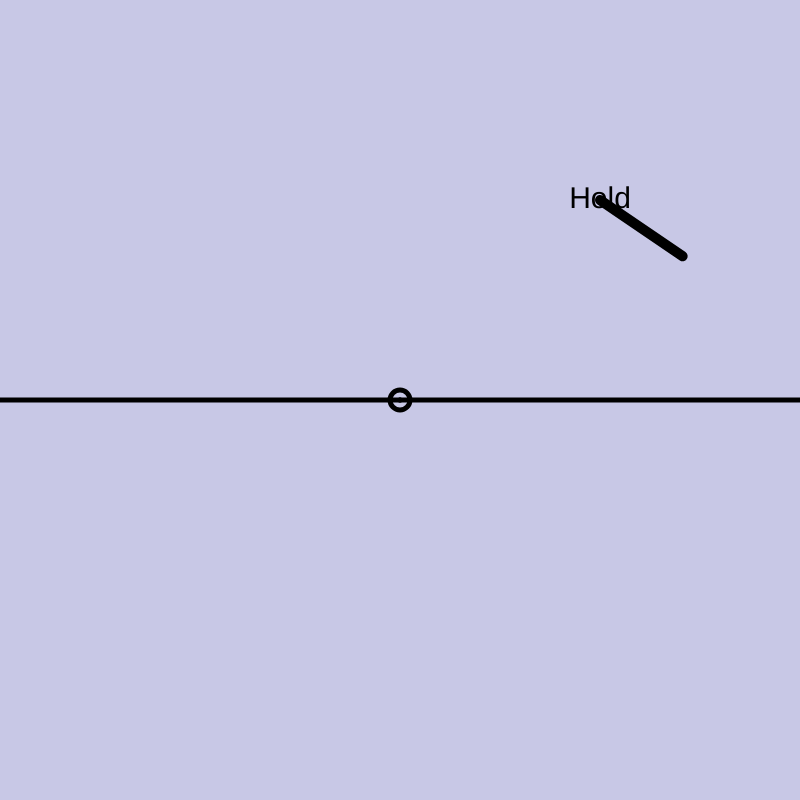
Frame 1 (no input)
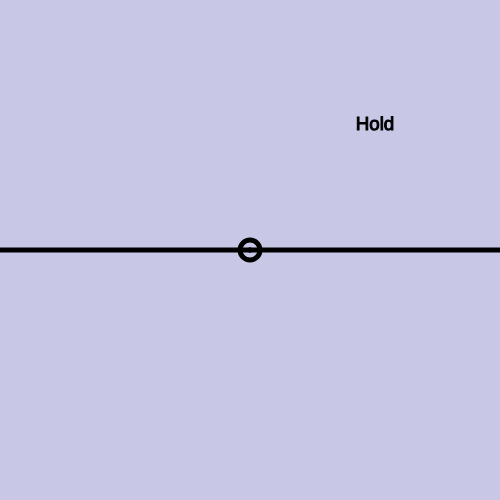
Frame 60 (no input)
Frame 120 (the mouse pressed at the canvas centre since frame 60): identical to frame 60, image omitted

The p5.js sketch that drew these frames (run headless with seeded random() and noise() and a simulated clock; from frame 60 on, the mouse is pressed at the canvas centre):

// p5.js sketch
// ── sketch.js
let mouseLocation;
let grabbed = false;
let pressed = false;
var bogen;
var ball;
let shot = false;
let flying = false;
let time;
let scales = 1;
let w,h;
let pushed = false;
let power = 0;
let seconds = 600;
let linex,liney;
let angle = 290;

function setup() {
  w = 800;
  h = 800;
 createCanvas(w, h);
 time = 0;
 linex = 100*sin(2000);
 liney = 100*cos(2000);
 mouseLocation = createVector(0,0);
 bogen = new Bogen(createVector(400*scales,400*scales),3);
 ball = new Ball(1,createVector(2,2));
}

function draw() {
  
  createCanvas(w, h);
  background(200, 200, 230);
  linex = 100*sin(angle);
  liney = 100*cos(angle);
  fill(255);
  
  textAlign(CENTER, CENTER);
  textSize(24*scales);
  strokeWeight(10);
  line(600,200,600+linex,200+liney);
  fill(0);
  strokeWeight(1);
  textSize(30*scales);
  text("Hold", 600*scales, 200*scales);
  bogen.display();
  ball.display();
  if(pushed){
    seconds--;
  }
  if(seconds<= 0 && flying == false)
  {
    shot = true;
    pushed = false;
  }
  if(shot == true){
    ball.dir = createVector(400*scales - ball.pos.x,400*scales -  ball.pos.y);
    ball.dir.x = ball.dir.x / ball.dir.mag();
    ball.dir.y = ball.dir.y / ball.dir.mag();
    ball.speed = map(Math.abs(ball.pos.y-400*scales),0,600,0,100);
    bogen.speed = map(Math.abs(bogen.center.y-400*scales),0,600,0,1);
    shot = false;
    time = 100;
    flying = true;
  }else if(flying == true){
    console.log("flying");
    console.log(ball.dir);
    console.log(ball.speed);
    console.log(ball.pos.y);
    ball.move();
    time -= 1;
    bogen.move();
    if(time <= 0){
      flying = false;
      seconds = 600;
      power=0;
    }
  }
  else{
    bogen.center = createVector(400,400);
    ball.pos = createVector(400,400);
    newscale();
    bogen.center.y = 400*scales+ power; 
    ball.pos.y = 400*scales+power;
  if(grabbed == true){
    angle +=0.01;
    power ++;
  }
  }
  scales = windowWidth/1920;
  w = 800 *scales;
  h = 800 *scales;
  
  

}
function newscale(){
  bogen.left.x = 0 * scales;
  bogen.left.y = 400 * scales;
  bogen.right.x = 800 * scales;
  bogen.right.y = 400 * scales;
  bogen.center.x = 400 *scales;
  bogen.center.y = 400*scales;
  ball.pos.x =400*scales;
  ball.pos.y=400*scales;
 
  
}
class Bogen {
  constructor(center,speed) {
    this.left = createVector(0,400);
    this.right = createVector(800,400);
    this.strength = 5;
    this.center = center;
    this.speed = speed;
  }
  move() {
    let dir = createVector(400*scales - this.center.x, 400*scales -  this.center.y);
    this.center.x += dir.x * this.speed;
    this.center.y += dir.y * this.speed;
  }
  display() {
    stroke(0);
    strokeWeight(this.strength)
    line(this.left.x,this.left.y,this.center.x,this.center.y);
    line(this.right.x,this.right.y,this.center.x,this.center.y);
  }
}
class Ball {
  constructor(speed,dir) {
  this.pos = createVector(400,400);
  this.speed = speed;
  this.dir = dir;
  this.diameter = 5;
  }
  display() {
    stroke(0);
    strokeWeight(20);
    fill(0);
    circle(this.pos.x,this.pos.y, this.diameter);
  }
  move() {
    this.pos.x += this.dir.x*this.speed;
    this.pos.y += this.dir.y*this.speed;
  }
}
function mousePressed() {
  if(mouseX<650*scales&& mouseX > 550*scales&&mouseY <250*scales&&mouseY > 150*scales)
  {
    if(flying == false)
    {
          grabbed = true;
    }

    console.log(power);
  }
}
function mouseReleased(){
  if(grabbed == true){
    shot = true;
  }
  grabbed = false;
  pressed = false;

}
